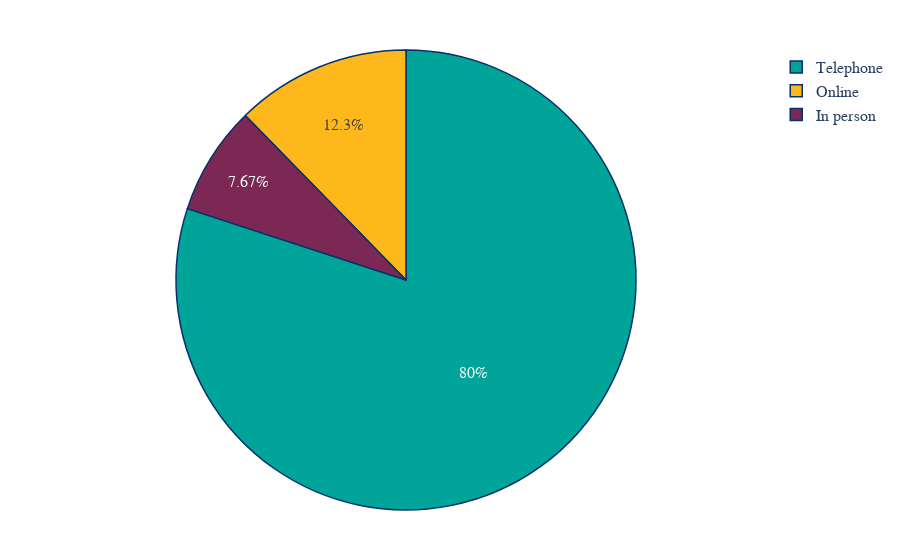

The cell this chart's notebook holds for it:
### Code cell
fig = px.pie(how_try_book_appointment_group, color_discrete_sequence=nhs_colours, values='Percent', names='Group Type')

# Asthetics of the plot
fig.update_layout(
    # change background colour 
    {"plot_bgcolor": "rgba(0, 0, 0, 0)", "paper_bgcolor": "rgba(0, 0, 0, 0)"},
    # change fonts
    font=dict(family="Arial", size=16),
    # autosize makes the chart 'responsive' (https://en.wikipedia.org/wiki/Responsive_web_design)
    autosize=True,
    margin=dict(
        l=50,
        r=50,
        b=50,
        t=50,
        pad=4,
        autoexpand=True
        ),
    ## options for the hover-over text
    # changes how the hover-over box is displayed
    # hoverlabel_align = 'right',
    # changes the hover-over box formatting
    hoverlabel=dict(
        bgcolor="white",
        font_size=16,
        font_family="Arial"
    )
)
# options to change how the bars look
fig.update_traces(
    # this also changes the hover-over box formatting
    hovertemplate='<b>%{label}</b>: %{value:.1%}',
    # outline of bars
    marker_line_color = 'rgb(8,48,107)',
    marker_line_width=1.5,
    opacity=1,
    # options for text inside bars
    textposition='inside'
)


fig.show()

### Figure 1 — Plotly figure (JSON) as saved in the notebook; plotly's stock layout.template omitted (floating-point values rounded to 4 significant figures)
{"data": [{"domain": {"x": [0, 1], "y": [0, 1]}, "hovertemplate": "<b>%{label}</b>: %{value:.1%}", "labels": ["In person", "Online", "Telephone"], "legendgroup": "", "marker": {"line": {"color": "rgb(8,48,107)", "width": 1.5}}, "name": "", "opacity": 1, "showlegend": true, "textposition": "inside", "type": "pie", "values": [0.07666, 0.1231, 0.8002]}], "layout": {"autosize": true, "font": {"family": "Arial", "size": 16}, "hoverlabel": {"bgcolor": "white", "font": {"family": "Arial", "size": 16}}, "legend": {"tracegroupgap": 0}, "margin": {"autoexpand": true, "b": 50, "l": 50, "pad": 4, "r": 50, "t": 50}, "paper_bgcolor": "rgba(0, 0, 0, 0)", "piecolorway": ["#00A499", "#FFB81C", "#7C2855"], "plot_bgcolor": "rgba(0, 0, 0, 0)"}}
